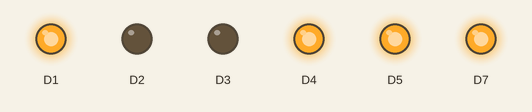
Bench run of a program on a simulated CircuitPython board. Shown: output pins drawn as LEDs (lit = HIGH). What the program prints to the serial console is not drawn. At 13.4 s the program ends and the board releases its pins; the recording ends there.

Above: at 0.1 s.
At 1.1 s:
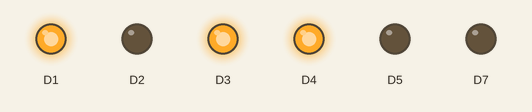
At 2.1 s:
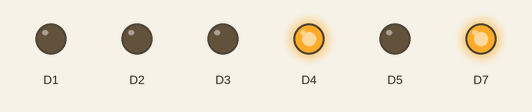
At 4.66 s:
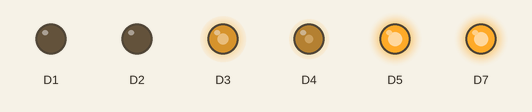
At 7.09 s:
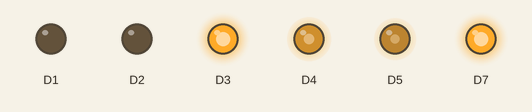
At 12.4 s:
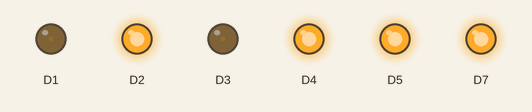
Timing chart, 0 to 13.4 s (numbered marks = the images above):
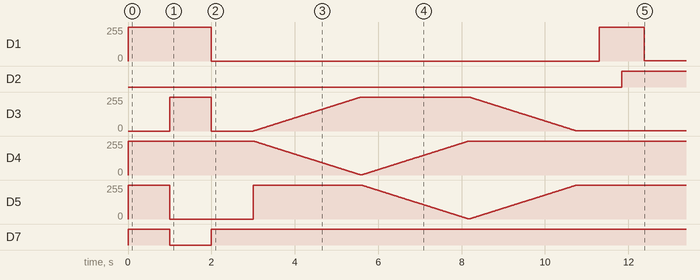

Measured:
- by itself, D1: 0/255 → 255/255 at 0.00 s, → 0/255 2.0 s later, → 255/255 9.3 s later, → 1/255 1.1 s later
- by itself, D2: LOW → HIGH at 11.8 s
- by itself, D7: LOW → HIGH at 0.00 s, → LOW 1.0 s later, → HIGH 1.0 s later

The program:

rgb_main.py
```python
import board#pylint: disable-msg=import-error
import neopixel#pylint: disable-msg=import-error
import time
import digitalio#pylint: disable-msg=import-error
import pulseio#pylint: disable-msg=import-error
import touchio#pylint: disable-msg=import-error
import adafruit_motor#pylint: disable-msg=import-error


from rgb import RGB

r1 = board.D3
g1 = board.D4
b1 = board.D5

r2 = board.D1
g2 = board.D2
b2 = board.D7

rate1 = 0.005
rate2 = 0.001

myRGB1 = RGB(r1,g1,b1)   # create a new RGB object, using pins 2, 3, and 4
myRGB2 = RGB(r2,g2,b2)   # create a new RGB object, using pins 5, 6, and 7


#print(myRGB1.kind)
#print(myRGB2.kind)
myRGB1.change_name("rex")


myRGB1.red() # first RGB LED glow red

myRGB2.green()   # second RGB LED glow green

time.sleep(1)

myRGB1.blue()    # first RGB LED glow blue

myRGB2.cyan()   # second RGB LED glow cyan

time.sleep(1)

myRGB1.magenta() # first RGB LED glow magenta

myRGB2.yellow() # second RGB LED glow yellow

time.sleep(1)
# extra spicy (optional) part
myRGB1.rainbow(rate1) # first RGB LED Fade through the colors of the rainbow at the given rate.

myRGB2.rainbow(rate2) # second RGB LEDFade through the colors of the rainbow at the given rate.
time.sleep(1)
```

rgb.py
```python
import board#pylint: disable-msg=import-error
import time
import simpleio#pylint: disable-msg=import-error
import pulseio#pylint: disable-msg=import-error

rate1 = 0.005 # setting sleep times
rate2 = 0.01


class RGB: # creates a python library able to be used

    def __init__(self, r, g, b):
        print("you just made an object!")
        self.pwm_r = pulseio.PWMOut(r, frequency=1000, duty_cycle=0)#setting the PWM pins
        self.pwm_g = pulseio.PWMOut(g, frequency=1000, duty_cycle=0)
        self.pwm_b = pulseio.PWMOut(b, frequency=1000, duty_cycle=0)

    def change_name(self, newName):
        self.name = newName

    def change_pins(self, r, g, b):
        self.r = r
        #self.g = g
        #self.b = b

    def red(self):# creates red by only sending a signal to red pin
        self.pwm_r.duty_cycle=0
        self.pwm_g.duty_cycle=2**16-1
        self.pwm_b.duty_cycle=2**16-1

    def green(self):#Creates green by only sending a signal to green pin

        self.pwm_r.duty_cycle=2**16-1
        self.pwm_g.duty_cycle=0
        self.pwm_b.duty_cycle=2**16-1


    def cyan(self): # Creates cyan by sending power to both green and blue pins
        self.pwm_r.duty_cycle=2**16-1
        self.pwm_g.duty_cycle=0
        self.pwm_b.duty_cycle=0


    def magenta(self): # creates magenta by sending power to red and blue pins

        self.pwm_r.duty_cycle=0
        self.pwm_g.duty_cycle=2**16-1
        self.pwm_b.duty_cycle=0


    def yellow(self): # creates yellow by sending power to red and green
        self.pwm_r.duty_cycle=0
        self.pwm_g.duty_cycle=0
        self.pwm_b.duty_cycle=2**16-1

    def blue(self):# creates blue by sending power to blue pin
        self.pwm_r.duty_cycle=2**16-1
        self.pwm_g.duty_cycle=2**16-1
        self.pwm_b.duty_cycle=0

    def rainbow(self, rate):

        for i in range(0,2**16,128):# makes red start off on then decrease as green increases and blue is off
            self.pwm_r.duty_cycle = 0 + i
            self.pwm_g.duty_cycle = 2**16-1-i
            self.pwm_b.duty_cycle = 2**16-1
            time.sleep(rate)
        for i in range(0,2**16,128):# decreases green as red is off and blue increases
            self.pwm_r.duty_cycle = 2**16-1
            self.pwm_g.duty_cycle = 0+i
            self.pwm_b.duty_cycle = 2**16-1-i
            time.sleep(rate)
        for i in range(0,2**16,128):# increases red as blue decreases and green is off
            self.pwm_r.duty_cycle = 2**16-1-i
            self.pwm_g.duty_cycle = 2**16-1
            self.pwm_b.duty_cycle = 0+i
            time.sleep(rate)
```
